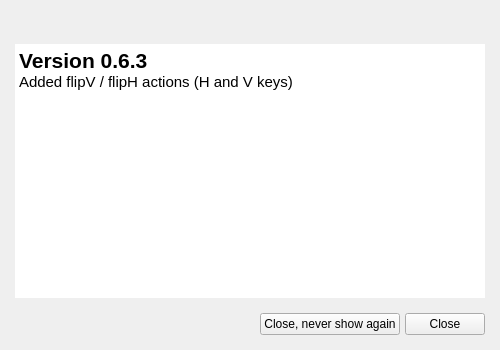
<?xml version="1.0" encoding="UTF-8"?>
<ui version="4.0">
 <class>ChangelogWindow</class>
 <widget class="QWidget" name="ChangelogWindow">
  <property name="geometry">
   <rect>
    <x>0</x>
    <y>0</y>
    <width>500</width>
    <height>350</height>
   </rect>
  </property>
  <property name="sizePolicy">
   <sizepolicy hsizetype="Preferred" vsizetype="Preferred">
    <horstretch>0</horstretch>
    <verstretch>0</verstretch>
   </sizepolicy>
  </property>
  <property name="minimumSize">
   <size>
    <width>0</width>
    <height>0</height>
   </size>
  </property>
  <property name="focusPolicy">
   <enum>Qt::NoFocus</enum>
  </property>
  <property name="windowTitle">
   <string>Form</string>
  </property>
  <layout class="QVBoxLayout" name="verticalLayout">
   <property name="spacing">
    <number>15</number>
   </property>
   <property name="leftMargin">
    <number>15</number>
   </property>
   <property name="topMargin">
    <number>15</number>
   </property>
   <property name="rightMargin">
    <number>15</number>
   </property>
   <property name="bottomMargin">
    <number>15</number>
   </property>
   <item>
    <widget class="QLabel" name="headerLabel">
     <property name="text">
      <string/>
     </property>
     <property name="pixmap">
      <pixmap resource="../../resources.qrc">:/res/images/changelogheader.png</pixmap>
     </property>
     <property name="buddy">
      <cstring>shutUpButton</cstring>
     </property>
    </widget>
   </item>
   <item>
    <widget class="QScrollArea" name="scrollArea">
     <property name="focusPolicy">
      <enum>Qt::NoFocus</enum>
     </property>
     <property name="frameShape">
      <enum>QFrame::NoFrame</enum>
     </property>
     <property name="widgetResizable">
      <bool>true</bool>
     </property>
     <widget class="QWidget" name="scrollAreaWidgetContents">
      <property name="geometry">
       <rect>
        <x>0</x>
        <y>0</y>
        <width>456</width>
        <height>250</height>
       </rect>
      </property>
      <layout class="QVBoxLayout" name="verticalLayout_2">
       <property name="leftMargin">
        <number>0</number>
       </property>
       <property name="topMargin">
        <number>0</number>
       </property>
       <property name="rightMargin">
        <number>0</number>
       </property>
       <property name="bottomMargin">
        <number>0</number>
       </property>
       <item>
        <widget class="QTextBrowser" name="textBrowser">
         <property name="minimumSize">
          <size>
           <width>400</width>
           <height>250</height>
          </size>
         </property>
         <property name="focusPolicy">
          <enum>Qt::NoFocus</enum>
         </property>
         <property name="frameShape">
          <enum>QFrame::NoFrame</enum>
         </property>
         <property name="html">
          <string>&lt;!DOCTYPE HTML PUBLIC &quot;-//W3C//DTD HTML 4.0//EN&quot; &quot;http://www.w3.org/TR/REC-html40/strict.dtd&quot;&gt;
&lt;html&gt;&lt;head&gt;&lt;meta name=&quot;qrichtext&quot; content=&quot;1&quot; /&gt;&lt;style type=&quot;text/css&quot;&gt;
p, li { white-space: pre-wrap; }
&lt;/style&gt;&lt;/head&gt;&lt;body style=&quot; font-family:'Droid Sans'; font-size:11pt; font-weight:400; font-style:normal;&quot;&gt;
&lt;p style=&quot; margin-top:0px; margin-bottom:0px; margin-left:0px; margin-right:0px; -qt-block-indent:0; text-indent:0px;&quot;&gt;&lt;span style=&quot; font-size:16pt; font-weight:600;&quot;&gt;Version 0.6.3&lt;/span&gt;&lt;/p&gt;
&lt;p style=&quot; margin-top:0px; margin-bottom:0px; margin-left:0px; margin-right:0px; -qt-block-indent:0; text-indent:0px;&quot;&gt;Added flipV / flipH actions (H and V keys)&lt;/p&gt;&lt;/body&gt;&lt;/html&gt;</string>
         </property>
         <property name="openExternalLinks">
          <bool>true</bool>
         </property>
        </widget>
       </item>
      </layout>
     </widget>
    </widget>
   </item>
   <item>
    <layout class="QHBoxLayout" name="horizontalLayout">
     <property name="spacing">
      <number>5</number>
     </property>
     <property name="topMargin">
      <number>0</number>
     </property>
     <item>
      <spacer name="horizontalSpacer">
       <property name="orientation">
        <enum>Qt::Horizontal</enum>
       </property>
       <property name="sizeHint" stdset="0">
        <size>
         <width>40</width>
         <height>20</height>
        </size>
       </property>
      </spacer>
     </item>
     <item>
      <widget class="QPushButton" name="shutUpButton">
       <property name="focusPolicy">
        <enum>Qt::StrongFocus</enum>
       </property>
       <property name="text">
        <string>Close, never show again</string>
       </property>
       <property name="autoDefault">
        <bool>true</bool>
       </property>
      </widget>
     </item>
     <item>
      <widget class="QPushButton" name="closeButton">
       <property name="focusPolicy">
        <enum>Qt::StrongFocus</enum>
       </property>
       <property name="text">
        <string>Close</string>
       </property>
       <property name="autoDefault">
        <bool>true</bool>
       </property>
      </widget>
     </item>
    </layout>
   </item>
  </layout>
 </widget>
 <tabstops>
  <tabstop>scrollArea</tabstop>
  <tabstop>shutUpButton</tabstop>
  <tabstop>closeButton</tabstop>
 </tabstops>
 <resources>
  <include location="../../resources.qrc"/>
 </resources>
 <connections/>
</ui>
